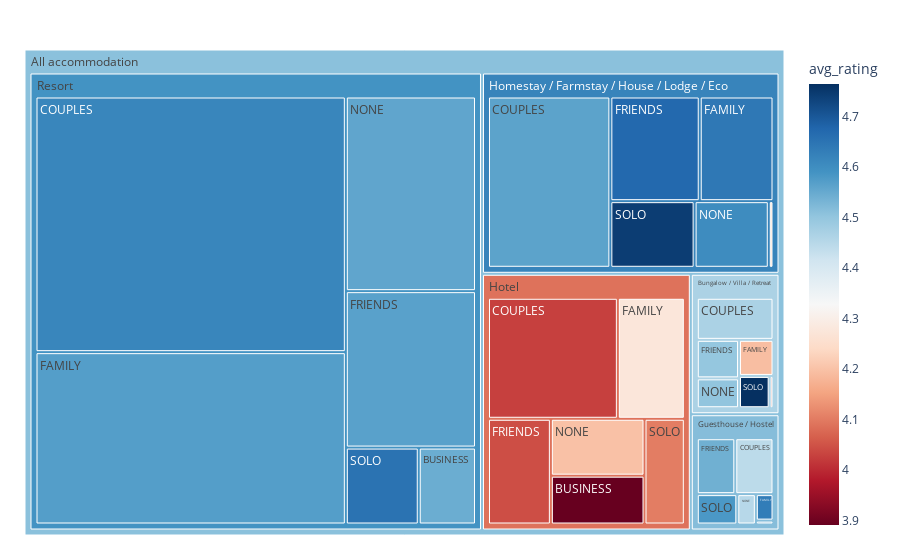

Here is the notebook cell this chart was saved with:
### Code cell
# https://plotly.com/python/treemaps/
data = treeplot_df
fig = px.treemap(data, path=[px.Constant("All accommodation"), 'accom_type', 'tripType'], values='reviews',
                  color='avg_rating', #hover_data=['tripType'],
                  color_continuous_scale='RdBu',
                  #color_continuous_midpoint=np.average(data['Count'], weights=data['Count'])
                )
fig.update_layout(margin = dict(t=50, l=25, r=25, b=25))
fig.show()

### Figure 1 — Plotly figure (JSON) as saved in the notebook; plotly's stock layout.template omitted (floating-point values rounded to 4 significant figures)
{"data": [{"branchvalues": "total", "customdata": [[4.059], [4.6], [4.25], [3.891], [4.545], [4.467], [4.444], [4.563], [4.027], [4.616], [4.193], [4.632], [4.642], [4.276], [4.572], [4.498], [4.54], [4.671], [4.044], [4.566], [4.503], [4.451], [4.604], [4.199], [4.558], [4.765], [4.581], [4.743], [4.102], [4.653], [4.467], [4.516], [4.619], [4.088], [4.589], [4.51]], "domain": {"x": [0, 1], "y": [0, 1]}, "hovertemplate": "labels=%{label}<br>reviews=%{value}<br>parent=%{parent}<br>id=%{id}<br>avg_rating=%{color}<extra></extra>", "ids": ["All accommodation/Bungalow / Villa / Retreat/BUSINESS", "All accommodation/Guesthouse / Hostel/BUSINESS", "All accommodation/Homestay / Farmstay / House / Lodge / Eco/BUSINESS", "All accommodation/Hotel/BUSINESS", "All accommodation/Resort/BUSINESS", "All accommodation/Bungalow / Villa / Retreat/COUPLES", "All accommodation/Guesthouse / Hostel/COUPLES", "All accommodation/Homestay / Farmstay / House / Lodge / Eco/COUPLES", "All accommodation/Hotel/COUPLES", "All accommodation/Resort/COUPLES", "All accommodation/Bungalow / Villa / Retreat/FAMILY", "All accommodation/Guesthouse / Hostel/FAMILY", "All accommodation/Homestay / Farmstay / House / Lodge / Eco/FAMILY", "All accommodation/Hotel/FAMILY", "All accommodation/Resort/FAMILY", "All accommodation/Bungalow / Villa / Retreat/FRIENDS", "All accommodation/Guesthouse / Hostel/FRIENDS", "All accommodation/Homestay / Farmstay / House / Lodge / Eco/FRIENDS", "All accommodation/Hotel/FRIENDS", "All accommodation/Resort/FRIENDS", "All accommodation/Bungalow / Villa / Retreat/NONE", "All accommodation/Guesthouse / Hostel/NONE", "All accommodation/Homestay / Farmstay / House / Lodge / Eco/NONE", "All accommodation/Hotel/NONE", "All accommodation/Resort/NONE", "All accommodation/Bungalow / Villa / Retreat/SOLO", "All accommodation/Guesthouse / Hostel/SOLO", "All accommodation/Homestay / Farmstay / House / Lodge / Eco/SOLO", "All accommodation/Hotel/SOLO", "All accommodation/Resort/SOLO", "All accommodation/Bungalow / Villa / Retreat", "All accommodation/Guesthouse / Hostel", "All accommodation/Homestay / Farmstay / House / Lodge / Eco", "All accommodation/Hotel", "All accommodation/Resort", "All accommodation"], "labels": ["BUSINESS", "BUSINESS", "BUSINESS", "BUSINESS", "BUSINESS", "COUPLES", "COUPLES", "COUPLES", "COUPLES", "COUPLES", "FAMILY", "FAMILY", "FAMILY", "FAMILY", "FAMILY", "FRIENDS", "FRIENDS", "FRIENDS", "FRIENDS", "FRIENDS", "NONE", "NONE", "NONE", "NONE", "NONE", "SOLO", "SOLO", "SOLO", "SOLO", "SOLO", "Bungalow / Villa / Retreat", "Guesthouse / Hostel", "Homestay / Farmstay / House / Lodge / Eco", "Hotel", "Resort", "All accommodation"], "marker": {"coloraxis": "coloraxis", "colors": [4.059, 4.6, 4.25, 3.891, 4.545, 4.467, 4.444, 4.563, 4.027, 4.616, 4.193, 4.632, 4.642, 4.276, 4.572, 4.498, 4.54, 4.671, 4.044, 4.566, 4.503, 4.451, 4.604, 4.199, 4.558, 4.765, 4.581, 4.743, 4.102, 4.653, 4.467, 4.516, 4.619, 4.088, 4.589, 4.51]}, "name": "", "parents": ["All accommodation/Bungalow / Villa / Retreat", "All accommodation/Guesthouse / Hostel", "All accommodation/Homestay / Farmstay / House / Lodge / Eco", "All accommodation/Hotel", "All accommodation/Resort", "All accommodation/Bungalow / Villa / Retreat", "All accommodation/Guesthouse / Hostel", "All accommodation/Homestay / Farmstay / House / Lodge / Eco", "All accommodation/Hotel", "All accommodation/Resort", "All accommodation/Bungalow / Villa / Retreat", "All accommodation/Guesthouse / Hostel", "All accommodation/Homestay / Farmstay / House / Lodge / Eco", "All accommodation/Hotel", "All accommodation/Resort", "All accommodation/Bungalow / Villa / Retreat", "All accommodation/Guesthouse / Hostel", "All accommodation/Homestay / Farmstay / House / Lodge / Eco", "All accommodation/Hotel", "All accommodation/Resort", "All accommodation/Bungalow / Villa / Retreat", "All accommodation/Guesthouse / Hostel", "All accommodation/Homestay / Farmstay / House / Lodge / Eco", "All accommodation/Hotel", "All accommodation/Resort", "All accommodation/Bungalow / Villa / Retreat", "All accommodation/Guesthouse / Hostel", "All accommodation/Homestay / Farmstay / House / Lodge / Eco", "All accommodation/Hotel", "All accommodation/Resort", "All accommodation", "All accommodation", "All accommodation", "All accommodation", "All accommodation", ""], "type": "treemap", "values": [17, 10, 36, 513, 452, 443, 311, 2397, 1763, 8145, 171, 68, 883, 909, 5491, 223, 313, 1070, 746, 2090, 173, 82, 565, 598, 2601, 136, 179, 642, 478, 576, 1163, 963, 5593, 5007, 19355, 32081]}], "layout": {"coloraxis": {"colorbar": {"title": {"text": "avg_rating"}}, "colorscale": [[0, "rgb(103,0,31)"], [0.1, "rgb(178,24,43)"], [0.2, "rgb(214,96,77)"], [0.3, "rgb(244,165,130)"], [0.4, "rgb(253,219,199)"], [0.5, "rgb(247,247,247)"], [0.6, "rgb(209,229,240)"], [0.7, "rgb(146,197,222)"], [0.8, "rgb(67,147,195)"], [0.9, "rgb(33,102,172)"], [1, "rgb(5,48,97)"]]}, "legend": {"tracegroupgap": 0}, "margin": {"b": 25, "l": 25, "r": 25, "t": 50}}}
